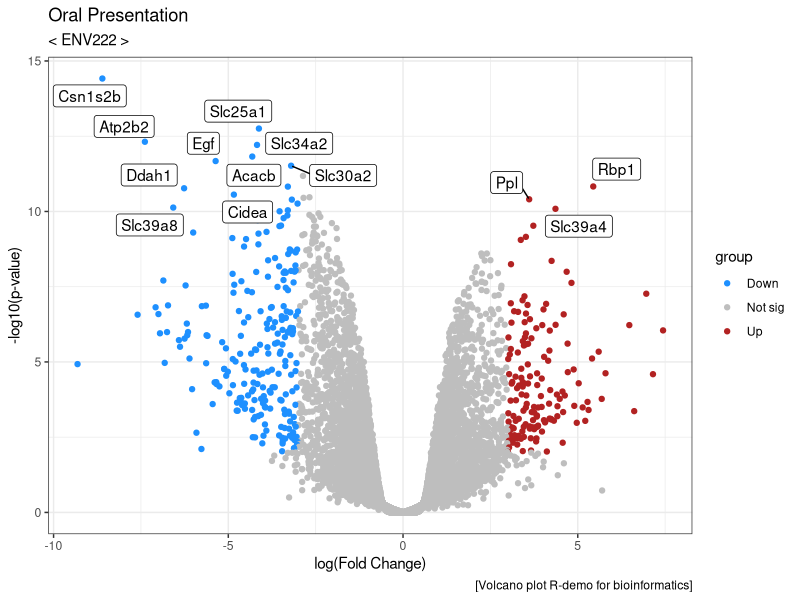

Source code (R):
# dev.new()
getwd()

df <- read.csv("volcano_plot_example_data.csv",
               header = TRUE, stringsAsFactors = FALSE)
head(df)
dim(df)
df$group <- ifelse(df$logFC>=3&df$P.Value<=0.01, "Up", 
                   ifelse(df$logFC<=-3&df$P.Value<=0.01, "Down", "Not sig"))
table(df$group)
df$pvalue_log10 <- (-log10(df$P.Value))
df_sig <- df[df$pvalue_log10>=10,]
head(df_sig)
dim(df_sig)

library(ggplot2)
library(ggrepel)
ggplot(df, aes(x=logFC, y=-log10(P.Value))) + geom_point(aes(color=group)) +
  scale_color_manual(values=c("dodgerblue", "gray", "firebrick")) +
  geom_label_repel(data=df_sig,aes(x=logFC, y=-log10(P.Value), label=gene_name)) +
  labs(title = "Oral Presentation", subtitle = "< ENV222 >", 
       caption ="[Volcano plot R-demo for bioinformatics]", 
       y="-log10(p-value)", x="log(Fold Change)") +
  theme_bw()
